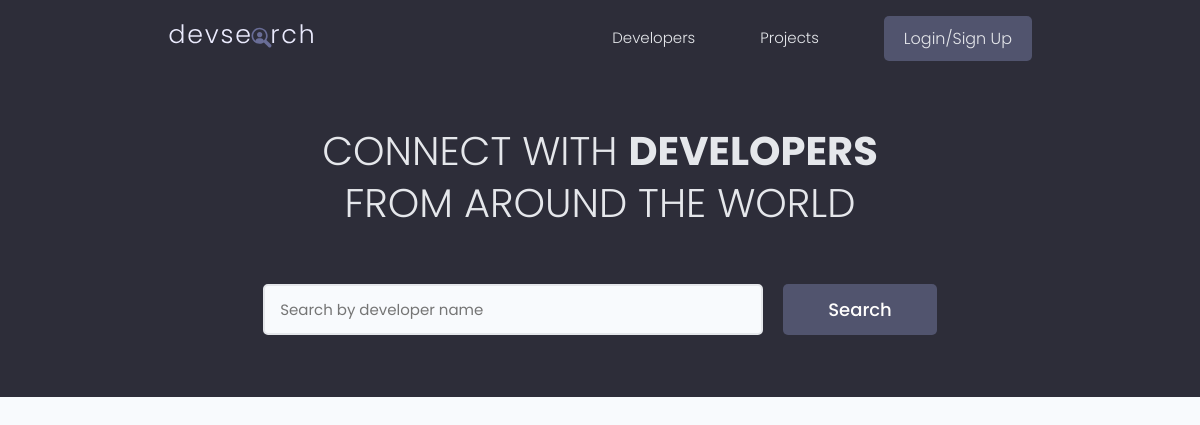
Before: / with the older database file.
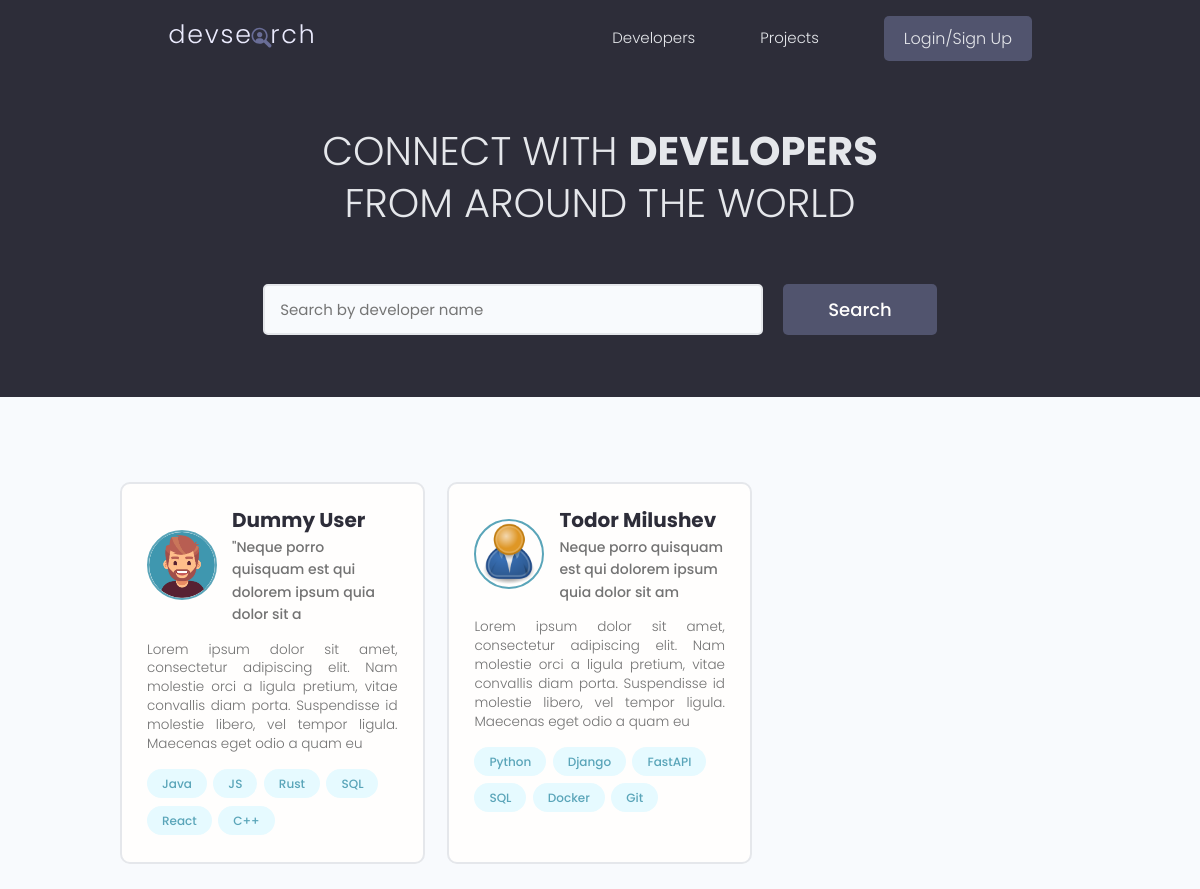
After: the same page with the newer database file.
### users/models.py (models this page shows, shortened)
class Profile(models.Model):
    id = models.UUIDField(default=uuid.uuid4, unique=True, primary_key=True, editable=False)
    user = models.OneToOneField(User, on_delete=models.CASCADE, null=True, blank=True)
    name = models.CharField(max_length=200, null=True, blank=True)
    email = models.EmailField(max_length=500, null=True, blank=True)
    username = models.CharField(max_length=200, null=True, blank=True)
    location = models.CharField(max_length=200, null=True, blank=True)
    description = models.CharField(max_length=200, null=True, blank=True)
    bio = models.TextField(null=True, blank=True)
    image = models.ImageField(null=True, blank=True, upload_to='profiles/', default='profiles/user-default.png')
    social_github = models.CharField(max_length=200, null=True, blank=True)
    social_twitter = models.CharField(max_length=200, null=True, blank=True)
    social_linkedin = models.CharField(max_length=200, null=True, blank=True)
    social_youtube = models.CharField(max_length=200, null=True, blank=True)
    social_website = models.CharField(max_length=200, null=True, blank=True)
    created = models.DateTimeField(auto_now_add=True)
    class Meta:
        ordering = ['-created']

class Skill(models.Model):
    id = models.UUIDField(default=uuid.uuid4, unique=True, primary_key=True, editable=False)
    owner = models.ForeignKey(Profile, on_delete=models.CASCADE, null=True, blank=True)
    name = models.CharField(max_length=200, null=True, blank=True)
    description = models.TextField(null=True, blank=True)
    created = models.DateTimeField(auto_now_add=True)

### users/views.py (the view)
# urls.py: path('', ProjectsCRUD.get_multi, name='projects'),
    @staticmethod
    def get_multi(request):
        profiles, search_query = search_objects(request, Profile)
        custom_range, profiles = pagination(request, profiles)
        content = {
            'objects': profiles,
            'search_query': search_query,
            'custom_range': custom_range
        }
        return render(request, 'users/profiles.html', context=content)

### app/utils.py (called while the page is built)
def search_objects(request, model):
    search_query = ''
    if request.GET.get('search_query'):
        search_query = request.GET.get('search_query')
    try:
        objects = model.objects.filter(title__icontains=search_query)
    except (AttributeError, FieldError):
        objects = model.objects.filter(name__icontains=search_query)
    return objects, search_query

def pagination(request, objects):
    page = request.GET.get('page')
    p = Paginator(objects, 9)
    try:
        objects = p.page(page)
    except PageNotAnInteger:
        page = 1
        objects = p.page(page)
    except EmptyPage:
        page = p.num_pages
        objects = p.page(page)
    left_index = (int(page) - 4)
    if left_index < 1:
        left_index = 1
    right_index = (int(page) + 5)
    if right_index > p.num_pages:
        right_index = p.num_pages + 1
    return range(left_index, right_index), objects

### users/templates/users/profiles.html (shortened to what this page needs)
{% extends 'main.html' %}
{% block content %}
 <main class="home">
  <section class="hero-section text-center">
    <div class="container container--narrow">
      <div class="hero-section__box">
        <h2>CONNECT WITH <span>DEVELOPERS</span></h2>
        <h2>FROM AROUND THE WORLD</h2>
      </div>
      <div class="hero-section__search">
        <form class="form" action="{% url 'users' %}" method="get">
          <div class="form__field">
            <input class="input input--text" id="formInput#search" type="text" name="search_query"
              value="{{search_query}}" placeholder="Search by developer name" />
          </div>
          <input class="btn btn--sub btn--lg" type="submit" value="Search" />
        </form>
      </div>
    </div>
  </section>
  <section class="devlist">
    <div class="container">
      <div class="grid grid--three">
        {% for profile in objects %}
        <div class="column card">
          <div class="dev">
            <a href="{% url 'user-profile' profile.id %}" class="card__body">
              <div class="dev__profile">
                <img class="avatar avatar--md" src="{{profile.image.url}}" alt="image" />
                <div class="dev__meta">
                  <h3>{{profile.name}}</h3>
                  <h5>{{profile.description|slice:"60"}}</h5>
                </div>
              </div>
              <p class="dev__info">
                {{profile.bio|slice:"200"}}
              </p>
              <div class="dev__skills">
                {% for skill in profile.skill_set.all|slice:'6' %}
                <span class="tag tag--pill tag--main">
                  <small>{{skill.name}}</small>
                </span>
                {% endfor %}
              </div>
            </a>
          </div>
        </div>
        {% endfor %}
        </div>
      </div>
  </section>
</main>
{% endblock content %}

### templates/main.html (shortened to what this page needs)
<!DOCTYPE html>
{% load static %}
<html>
<head>
  <link rel="stylesheet" href="https://cdn.iconmonstr.com/1.3.0/css/iconmonstr-iconic-font.min.css" />
  <link rel="stylesheet" href="{% static 'uikit/styles/uikit.css' %}" />
  <link rel="stylesheet" href="{% static 'styles/app.css' %}" />
</head>
<body>
    {% include 'navbar.html' %}
    {% block content %}
    {% endblock content %}
</body>
</html>

### templates/navbar.html (shortened to what this page needs)
{% load static %}
<header class="header">
    <div class="container container--narrow">
      <a href="{% url 'users' %}" class="header__logo">
        <img src="{% static 'images/logo.svg' %}" alt="DevSearch Logo" />
      </a>
      <nav class="header__nav">
        <ul class="header__menu">
          <li class="header__menuItem"><a href="{% url 'users' %}">Developers</a></li>
          <li class="header__menuItem"><a href="{% url 'projects' %}">Projects</a></li>
          {% if request.user.is_authenticated %}
          <li class="header__menuItem"><a href="{% url 'inbox' %}">Inbox</a></li>
          <li class="header__menuItem"><a href="{% url 'account' %}">Account</a></li>
          <li class="header__menuItem"><a href="{% url 'logout' %}" class="btn btn--sub">Logout</a></li>
          {% else %}
          <li class="header__menuItem"><a href="{% url 'login' %}" class="btn btn--sub">Login/Sign Up</a></li>
          {% endif %}
        </ul>
      </nav>
    </div>
</header>

### static/styles/app.css (style rules this page uses)
:root { --color-sub: #2d2d39; }
.btn--sub { background-color: var(--color-sub-light); }
.card { border: 2px solid var(--color-light); }
img { width: 100%; }
.header { position: sticky; z-index: 111; background-color: var(--color-sub); padding: 1.5rem 0; }
.header > .container { display: flex; justify-content: space-between; align-items: center; }
.header__logo > img { height: 3.8rem; }
.header__nav > ul { display: inline-flex; align-items: center; list-style: none; gap: 6.5rem; }
.header__menuItem > a { color: var(--color-light); font-weight: 300; }
.hero-section { height: 40vh; display: flex; align-items: center; background-color: var(--color-sub); }
.hero-section__box { margin-bottom: 4rem; }
.hero-section__box > h2, .hero-section__box > h2 > span { font-size: 4rem; color: var(--color-light); line-height: 1.3; text-transform: uppercase; }
.hero-section__box > h2 { font-weight: 300; }
.hero-section__box > h2 > span { font-weight: 700; }
.hero-section__search > .form { display: flex; align-items: center; justify-content: center; gap: 2rem; }
.hero-section__search > .form input.input--text { width: 50rem; }
.devlist { margin-top: 8rem; }
.devlist .grid { align-items: stretch; }
.devlist .dev .dev__profile { display: flex; align-items: center; gap: 1.5rem; }
.devlist .dev .dev__meta h3 { color: var(--color-sub); font-size: 2rem; font-weight: 700; }
.devlist .dev .dev__meta h5 { color: var(--color-text); font-size: 1.4rem; font-weight: 500; }
.devlist .dev .dev__info { margin: 1.5rem 0; font-size: 1.35rem; line-height: 1.4; text-align: justify; }

### static/uikit/styles/modules/_variables.css (style rules this page uses)
:root { --color-main: #5aa5b9; --color-main-light: #e6faff; --color-sub: #3f4156; --color-sub-light: #51546e; --color-sub-lighter: #ededfd; --color-text: #737373; --color-gray: #8b8b8b; --color-light: #e5e7eb; --color-light-gray: #767676; --color-bg: #f8fafd; --color-white: #fffefd; --color-white-light: #f3f3f3; --color-success: #359e64; --color-success-bg: #def8e8; --color-error: #fc4b0b; --color-error-bg: #fff2ee; --font-base: 'Poppins', arial, helvetica, 'Segoe UI', roboto, ubuntu, sans-serif; --font-monospace: 'Fira Code', 'Courier New', courier, monospace; --font-regular: 300; --font-medium: 500; --font-bold: 700; --generic-shadow: 1px 1px 5px #00000010; --generic-transition: all 0.3s ease-in-out; }

### static/uikit/styles/modules/_base.css (style rules this page uses)
* { margin: 0; padding: 0; box-sizing: border-box; text-rendering: optimizeLegibility; color: inherit; font-size: inherit; }
html { font-size: 50%; }
@media only screen and (min-width: 480px) { html { font-size: 56.25%; } }
@media only screen and (min-width: 1200px) { html { font-size: 62.5%; } }
body { line-height: 1.6; font-weight: 400; font-size: 1.5rem; color: var(--color-text); background-color: var(--color-bg); min-height: 100vh; }

### static/uikit/styles/modules/_typography.css (style rules this page uses)
* { font-family: var(--font-base); }
h2 { font-size: 3.6rem; font-weight: var(--font-bold); }
h3 { font-size: 3.2rem; font-weight: var(--font-medium); }
h5 { font-size: 2.4rem; font-weight: var(--font-medium); }
h5, h6 { font-weight: var(--font-regular); }
p, span, strong { font-size: 1.6rem; color: var(--color-text); font-weight: var(--font-regular); }
a { padding-bottom: 2px; text-decoration: none; display: inline-block; color: var(--color-main); font-weight: var(--font-medium); }

### static/uikit/styles/modules/_utilities.css (style rules this page uses)
.container { width: 92%; max-width: 165rem; margin: 0 auto; box-sizing: border-box; }
.container--narrow { width: 92%; max-width: 120rem; }
@media screen and (min-width: 1000px) { .container { width: 90%; } }
@media screen and (min-width: 1000px) { .container--narrow { width: 85%; } }
@media screen and (min-width: 1200px) { .container { width: 80%; } }
@media screen and (min-width: 1200px) { .container--narrow { width: 72%; } }
.text-center { text-align: center; }

### static/uikit/styles/modules/_avatar.css (style rules this page uses)
.avatar { border-radius: 50%; border: 2px solid var(--color-main); object-fit: cover; }
.avatar--md { height: 7rem; width: 7rem; }

### static/uikit/styles/modules/_button.css (style rules this page uses)
.btn { display: inline-block; position: relative; cursor: pointer; background-color: var(--color-light); font-weight: var(--font-medium); color: var(--color-sub); text-decoration: none; padding: 1rem 2rem; border-radius: 0.5rem; border: none; width: -webkit-fit-content; width: -moz-fit-content; width: fit-content; height: -webkit-fit-content; height: -moz-fit-content; height: fit-content; font-size: 1.6rem; outline-width: 0; outline-color: transparent; -webkit-backface-visibility: hidden; backface-visibility: hidden; transition: all 0.3s ease-in-out; }
.btn--sub { background-color: var(--color-sub); color: var(--color-white); }
.btn--lg { font-size: 1.8rem; padding: 1.2rem 4.5rem; }

Changed rows visible on the page:
added Profile: image (picture), name "Dummy User", description "\"Neque porro quisquam est qui dolorem ipsum quia dolor sit a", bio "Lorem ipsum dolor sit amet, consectetur adipiscing elit. Nam molestie orci a ligula pretium, vitae convallis diam porta. Suspendisse id molestie libero, vel tempor ligula. Maecenas eget odio a quam eu"
added Skill: name "Java", shown under "Dummy User"
added Skill: name "JS", shown under "Dummy User"
added Skill: name "Rust", shown under "Dummy User"
added Skill: name "SQL", shown under "Dummy User"
added Skill: name "React", shown under "Dummy User"
added Skill: name "C++", shown under "Dummy User"
added Profile: image (placeholder picture), name "Todor Milushev", description "Neque porro quisquam est qui dolorem ipsum quia dolor sit am", bio "Lorem ipsum dolor sit amet, consectetur adipiscing elit. Nam molestie orci a ligula pretium, vitae convallis diam porta. Suspendisse id molestie libero, vel tempor ligula. Maecenas eget odio a quam eu"
added Skill: name "Python", shown under "Todor Milushev"
added Skill: name "Django", shown under "Todor Milushev"
added Skill: name "FastAPI", shown under "Todor Milushev"
added Skill: name "SQL", shown under "Todor Milushev"
added Skill: name "Docker", shown under "Todor Milushev"
added Skill: name "Git", shown under "Todor Milushev"
